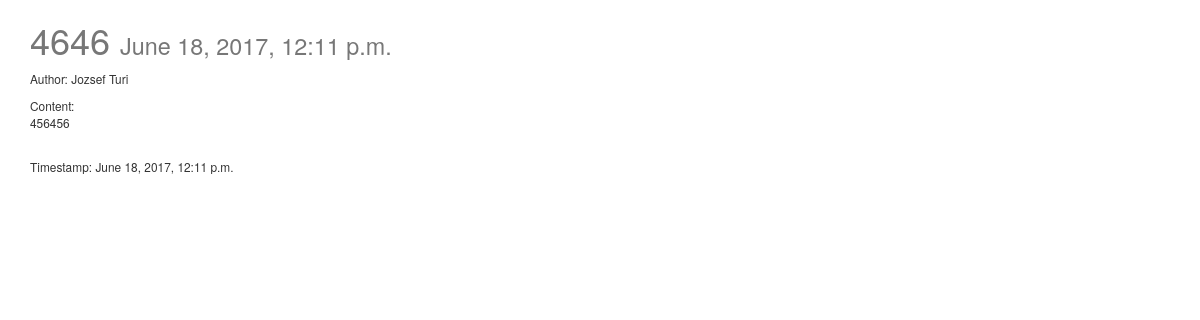
Page /posts/38/ on the committed database.
### posts/models.py (models this page shows, shortened)
class Post(models.Model):
    user = models.ForeignKey(settings.AUTH_USER_MODEL, default=1)
    title = models.CharField(max_length=140)
    content = models.TextField()
    image = models.ImageField(upload_to=upload_location,
            null=True,
            blank=True,
            height_field="height_field",
            width_field="width_field")
    height_field = models.IntegerField(default=0)
    width_field = models.IntegerField(default=0)
    updated = models.DateTimeField(auto_now=True, auto_now_add=False)
    timestamp = models.DateTimeField(auto_now=False, auto_now_add=True)
    class Meta:
        ordering = ["-timestamp", "-updated"]

### posts/views.py (the view)
# urls.py: url(r'^(?P<id>\d+)/$', post_detail, name='detail'),
def post_detail(request, id=None):
    instance = get_object_or_404(Post, id=id)
    context = {
        "title": instance.title,
        "instance": instance,
    }
    return render(request, "post_detail.html", context)

### templates/post_detail.html (shortened to what this page needs)
{% extends 'base.html' %}
{% block content %}
<h1>{{ title }} <small> {{ instance.timestamp }}</h1>
{% if instance.user.get_full_name %}
<p>Author: {{ instance.user.get_full_name }}</p>
{% endif %}
Content: {{ instance.content|linebreaks }}<br/>
Timestamp: {{ instance.timestamp }}<br/>
<br/>
{% endblock content %}

### static/css/base.css (style rules this page uses)
h1 { color: #777777 }

### rows in the picture
Post: title "4646", timestamp "June 18, 2017, 12:11 p.m.", user.get_full_name "Jozsef Turi", content "456456"
